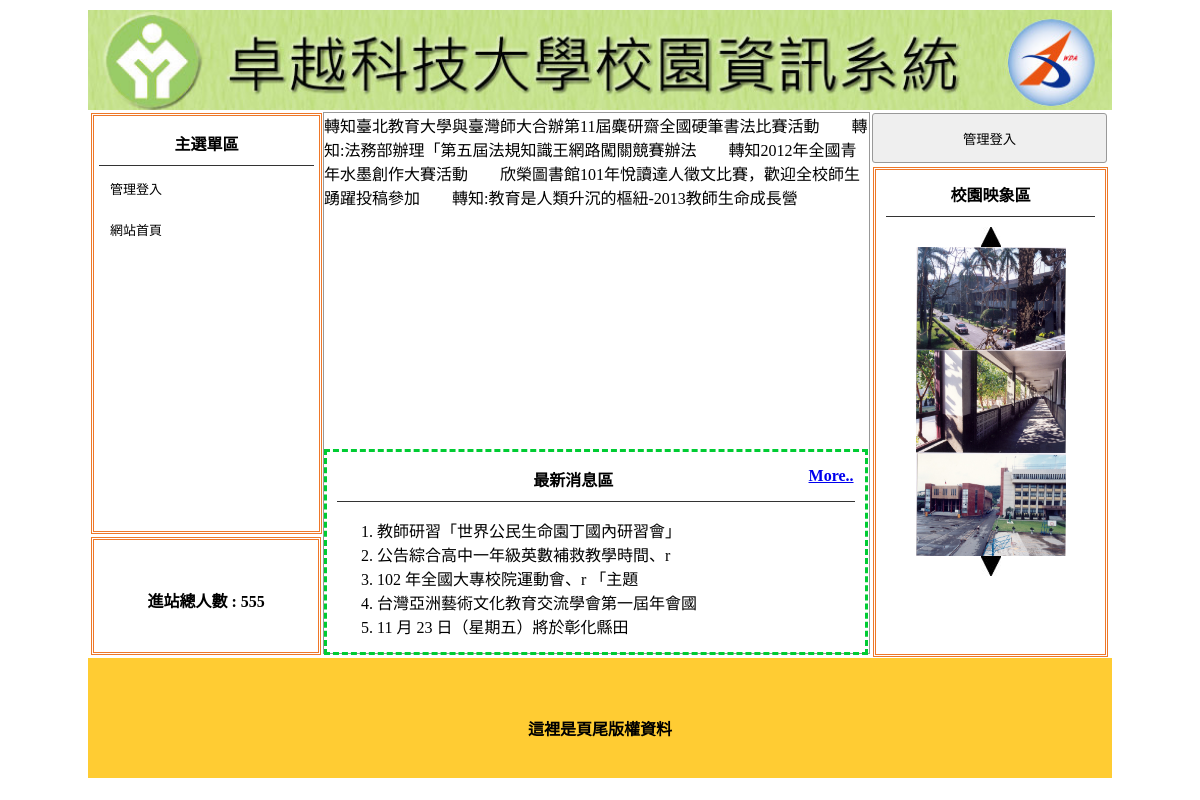
Page /web01/index.php on the committed database.
### tables this page shows
CREATE TABLE `q1t3_title` (
  `id` int(10) UNSIGNED NOT NULL,
  `img` text NOT NULL,
  `text` text NOT NULL,
  `dpy` int(11) NOT NULL
);

CREATE TABLE `q1t12_menu` (
  `id` int(10) UNSIGNED NOT NULL,
  `text` text NOT NULL,
  `link` text NOT NULL,
  `fa` int(11) NOT NULL,
  `dpy` int(11) NOT NULL
);

CREATE TABLE `q1t7_total` (
  `id` int(10) UNSIGNED NOT NULL,
  `num` int(11) NOT NULL
);

CREATE TABLE `q1t9_news` (
  `id` int(10) UNSIGNED NOT NULL,
  `text` text NOT NULL,
  `dpy` int(11) NOT NULL
);

CREATE TABLE `q1t6_img` (
  `id` int(10) UNSIGNED NOT NULL,
  `text` text NOT NULL,
  `dpy` int(11) NOT NULL
);

CREATE TABLE `q1t8_footer` (
  `id` int(10) UNSIGNED NOT NULL,
  `text` text NOT NULL
);

### web01/lib.php (the view, shortened to what this page needs)
<?php
$db = new PDO("mysql:host=127.0.0.1;dbname=db00;charset=utf8", "root", "", null);
function select($tb, $wh)
{
  global $db;
  return $db->query("SELECT * FROM " . $tb . " WHERE " . $wh)->fetchAll();
}
$re = select("q1t3_title", "dpy=1");
$t3_img = "img/" . $re[0]['img'];
$t3_text = $re[0]['text'];
$re = select("q1t4_maqe", "dpy=1");
$t4_text = "";
foreach ($re as $data) $t4_text .= $data['text'] . "　　";
$re = select("q1t6_img", "dpy=1");
$t6_text = "";
foreach ($re as $key => $value) $t6_text .= '<img src="img/' . $value['text'] . '" class="im" id="ssaa' . $key . '" width="150" height="103"/>';
$re = select("q1t7_total", 1);
$t7_text = $re[0]['num'];
$re = select("q1t8_footer", 1);
$t8_text = $re[0]['text'];
$re = select("q1t9_news", "dpy=1");
$t9_more = (count($re) > 5) ? '<a style="float:right" href="news.php">More..</a>' : '';
$re = select("q1t9_news", "dpy=1 limit 5");
$t9_text = "";
foreach ($re as $data)
  $t9_text .= '<li>' . mb_substr($data['text'], 0, 20) . '<span class="all" style="display:none">' . $data['text'] . '</span></li>';
$t12_text = "";
$re1 = select("q1t12_menu", "fa=0 and dpy=1");
foreach ($re1 as $fa) {
  $t12_text .= '
    <a style="color:#000; font-size:13px; text-decoration:none;" href="' . $fa['link'] . '">
      <div class="mainmu">
        <span>' . $fa['text'] . '</span>
  ';
  $re2 = select("q1t12_menu", "fa=" . $fa['id']);
  foreach ($re2 as $son) {
    $t12_text .= '
        <div class="mw mainmu2" style="display:none">
          <a style="color:#000; font-size:13px; text-decoration:none;" href="' . $son['link'] . '">' . $son['text'] . '</a>
        </div>
    ';
  }
  $t12_text .= '
      </div>
    </a>
  ';
}

### web01/index.php (shortened to what this page needs)
<?php
require_once('lib.php');
?>
<!DOCTYPE html PUBLIC "-//W3C//DTD XHTML 1.0 Transitional//EN" "http://www.w3.org/TR/xhtml1/DTD/xhtml1-transitional.dtd">
<html xmlns="http://www.w3.org/1999/xhtml">
<head>
  <link href="./home_files/css.css" rel="stylesheet" type="text/css">
</head>
<body>
  <div id="main" style="overflow: scroll;margin: 10px auto;padding: 0;border: 0;">
    <a title="<?= $t3_text ?>" href="?">
      <div title="<?= $t3_text ?>" class="ti" style="background:url(<?= $t3_img ?>); background-size:cover;"></div>
    </a>
    <div id="ms">
      <div id="lf" style="float:left;">
        <div id="menuput" class="dbor">
          <span class="t botli">主選單區</span>
          <?= $t12_text ?>
        </div>
        <div class="dbor" style="margin:3px; width:95%; height:20%; line-height:100px;">
          <span class="t">進站總人數 : <?= $t7_text ?></span>
        </div>
      </div>
      <div class="di" style="height:540px; border:#999 1px solid; width:53.2%; margin:2px 0px 0px 0px; float:left; position:relative; left:20px;">
        <marquee scrolldelay="120" direction="left" style="position:absolute; width:100%; height:40px;">
          <?= $t4_text ?>
        </marquee>
        <div style="height:32px; display:block;"></div>
        <div style="width:100%; padding:2px; height:290px;">
          <div id="mwww" loop="true" style="width:100%; height:100%;">
          </div>
        </div>
        <div style="width:95%; padding:2px; height:190px; margin-top:10px; padding:5px 10px 5px 10px; border:#0C3 dashed 3px; position:relative;">
          <span class="t botli">最新消息區<?= $t9_more ?></span>
          <ul class="ssaa" style="list-style-type:decimal;">
            <?= $t9_text ?>
          </ul>
        </div>
      </div>
      <div class="di di ad" style="height:540px; width:23%; padding:0px; margin-left:22px; float:left; ">
        <button style="width:100%; margin-left:auto; margin-right:auto; margin-top:2px; height:50px;" onclick="lo('admin.php')">管理登入</button>
        <div style="width:89%; height:480px;" class="dbor">
          <span class="t botli">校園映象區</span>
          <div class="cent" style="padding:10px 20px">
            <img src="img/01E01.jpg" onclick="pp(1)">
            <?= $t6_text ?>
            <img src="img/01E02.jpg" onclick="pp(2)">
          </div>
        </div>
      </div>
    </div>
    <div style="left:0px; position:relative; background:#FC3; margin-top:4px; height:123px; display:block;">
      <span class="t" style="line-height:123px;"><?= $t8_text ?></span>
    </div>
  </div>
</body>
</html>

### web01/home_files/css.css (style rules this page uses)
body { padding:0px; margin:0px; }
#main { width:1024px; height:768px; margin:10px auto 10px auto; border:#EE7728 1px solid; position:relative; }
.ti { width:100%; height:100px; position:relative; background-size:cover; background-repeat:no-repeat; }
.dbor { border:#EE7728 double 3px; margin:1px; padding:2px 10px 2px 10px; }
.t { font-weight:800; display:block; text-align:center; padding:10px 1px 10px 1px; }
.botli { border-bottom:#333 1px solid; }
.mainmu { position:relative; border-radius:10px; background:url(icon/menu.fw.png) center no-repeat; background-size:cover; line-height:30px; padding:2px 10px 2px 10px; margin:7px 1px 7px 1px; }
#lf { height:540px; width:21%; display:inline-block; }
#menuput { width:100%; height:75%; position:relative; padding:5px; display:block; margin: 3px; }
.di { display:inline-block; }
.ad { margin:1px; padding:2px 10px 2px 10px; }
.cent { text-align:center; }
input,button { border:#999 1px solid; border-radius:3px; background:#EFEFEF; padding:5px; margin:3px; }

### rows in the picture
q1t3_title: img (picture)
q1t12_menu: text "管理登入"
q1t12_menu: text "網站首頁"
q1t7_total: num "555"
q1t9_news: text "教師研習「世界公民生命園丁國內研習會」"
q1t9_news: text "公告綜合高中一年級英數補救教學時間、r"
q1t9_news: text "102 年全國大專校院運動會、r 「主題"
q1t9_news: text "台灣亞洲藝術文化教育交流學會第一屆年會國"
q1t9_news: text "11 月 23 日（星期五）將於彰化縣田"
q1t6_img: text (picture)
q1t6_img: text (picture)
q1t6_img: text (picture)
q1t8_footer: text "這裡是頁尾版權資料"

### other values in the picture
$t4_text "轉知臺北教育大學與臺灣師大合辦第11屆麋研齋全國硬筆書法比賽活動 轉知:法務部辦理「第五屆法規知識王網路闖關競賽辦法 轉知2012年全國青年水墨創作大賽活動 欣榮圖書館101年悅讀達人徵文比賽，歡迎全校師生踴躍投稿參加 轉知:教育是人類升沉的樞紐-2013教師生命成長營"
